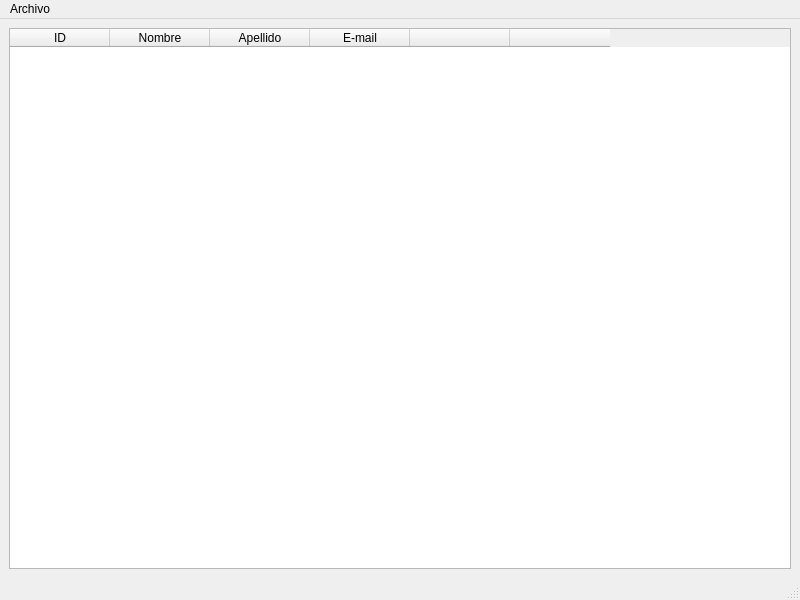
<?xml version="1.0" encoding="UTF-8"?>
<ui version="4.0">
 <class>mainWindow</class>
 <widget class="QMainWindow" name="mainWindow">
  <property name="geometry">
   <rect>
    <x>0</x>
    <y>0</y>
    <width>800</width>
    <height>600</height>
   </rect>
  </property>
  <property name="windowTitle">
   <string>Gestor Definitivo</string>
  </property>
  <widget class="QWidget" name="centralwidget">
   <layout class="QVBoxLayout" name="verticalLayout">
    <item>
     <widget class="QTableWidget" name="studentsTable">
      <column>
       <property name="text">
        <string>ID</string>
       </property>
      </column>
      <column>
       <property name="text">
        <string>Nombre</string>
       </property>
      </column>
      <column>
       <property name="text">
        <string>Apellido</string>
       </property>
      </column>
      <column>
       <property name="text">
        <string>E-mail</string>
       </property>
      </column>
      <column>
       <property name="text">
        <string/>
       </property>
      </column>
      <column>
       <property name="text">
        <string/>
       </property>
      </column>
     </widget>
    </item>
   </layout>
  </widget>
  <widget class="QMenuBar" name="menubar">
   <property name="geometry">
    <rect>
     <x>0</x>
     <y>0</y>
     <width>800</width>
     <height>22</height>
    </rect>
   </property>
   <widget class="QMenu" name="menuArchivo">
    <property name="title">
     <string>Archivo</string>
    </property>
    <addaction name="newStudentAction"/>
    <addaction name="quitAction"/>
   </widget>
   <addaction name="menuArchivo"/>
  </widget>
  <widget class="QStatusBar" name="statusbar"/>
  <action name="newStudentAction">
   <property name="text">
    <string>Nuevo estudiante</string>
   </property>
  </action>
  <action name="quitAction">
   <property name="text">
    <string>Salir</string>
   </property>
  </action>
 </widget>
 <resources/>
 <connections/>
</ui>
